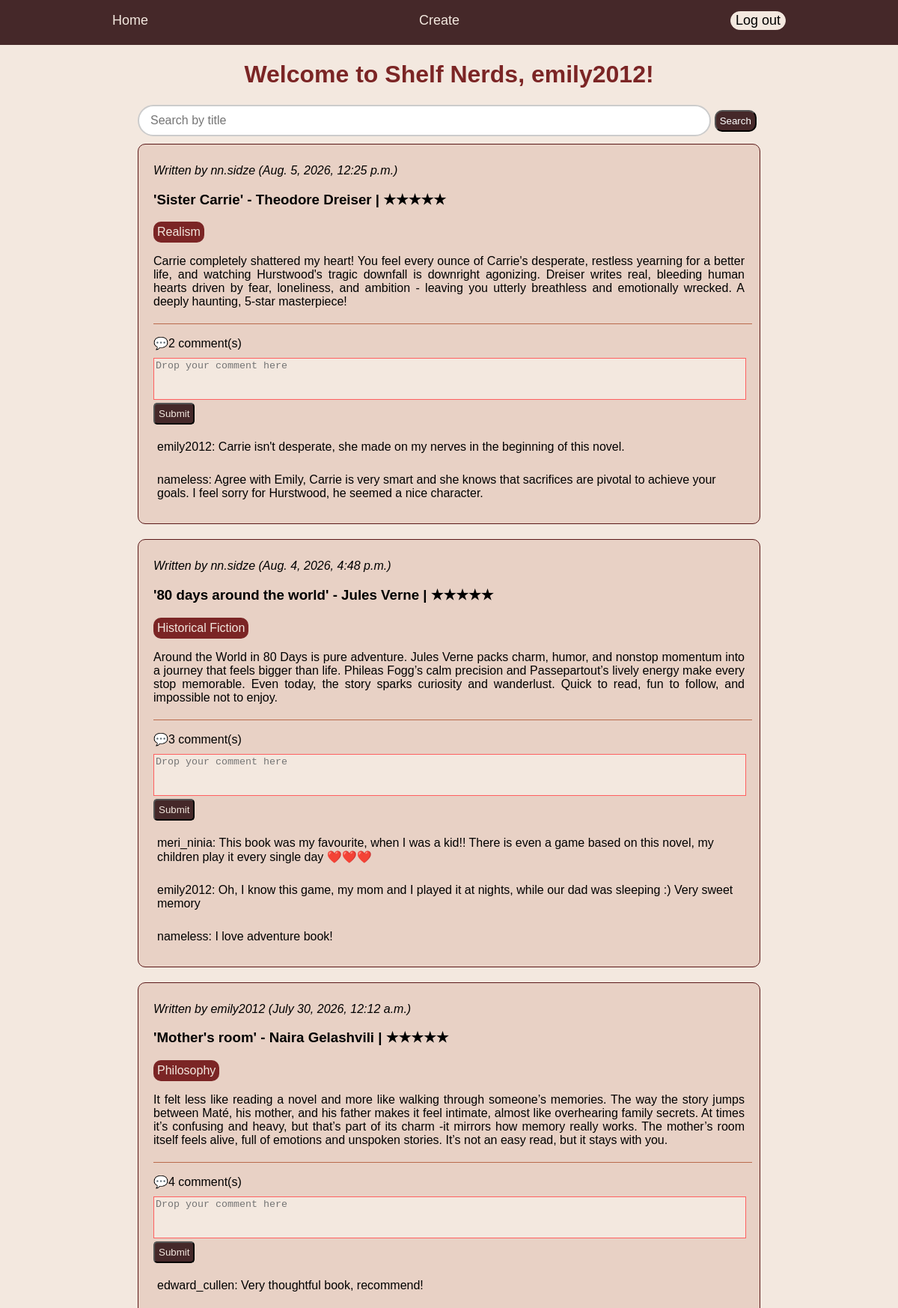
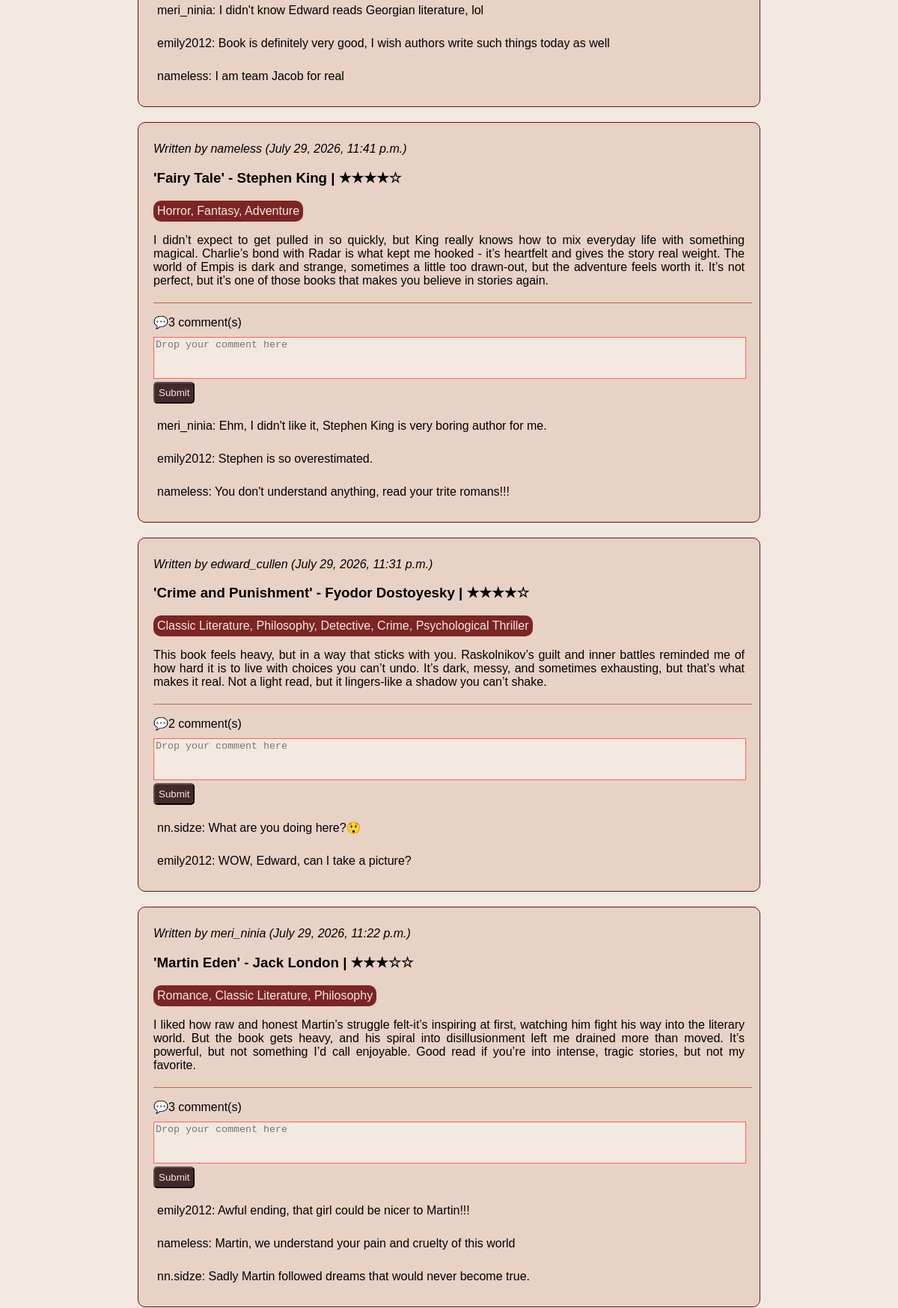
Screenshot of / (signed in, upper part) with the database file from the repository (2 pictures, top to bottom).
### users/models.py (models this page shows)
class User(AbstractUser):
    pass

### books/models.py (models this page shows, shortened)
class Review(models.Model):
    user = models.ForeignKey(User, on_delete = models.CASCADE)
    book = models.ForeignKey(Book, on_delete = models.CASCADE)
    rating = models.IntegerField(
        default = 5,
        validators=[MinValueValidator(1), MaxValueValidator(5)]
    )
    def stars(self):
            return "★" * self.rating + "☆" * (5 - self.rating)
    content = models.TextField()
    created_at = models.DateTimeField(auto_now_add=True)

class Book(models.Model):
    author = models.ForeignKey(Author, on_delete = models.CASCADE)
    title = models.CharField(max_length=200)
    genre = models.ManyToManyField(Genre)

class Author(models.Model):
    name = models.CharField(max_length=30)
    surname = models.CharField(max_length=30)
    def __str__(self):
        return f"{self.name} {self.surname}"

class Genre(models.Model):
    genre_name = models.CharField(max_length=30, unique = True)

class Comment(models.Model):
    user = models.ForeignKey(User, on_delete = models.CASCADE)
    review_post = models.ForeignKey(Review, related_name = "comments", on_delete = models.CASCADE)
    comment = models.TextField()

### mysite/views.py (the view)
# urls.py: path('', home_page, name = "home"),
def home_page(request):
    query = request.GET.get('q')
    posts = models.Review.objects.all().order_by('-created_at')
    if query:
        posts = posts.filter(book__title__icontains = query).distinct()
    return render(
        request,
        "home.html",
        {
            "reviews": posts,
            "query": query,
        }
    )

### templates/home.html (shortened to what this page needs)
{% load static %}
<!DOCTYPE html>
<html lang="en">
<head>
    <link rel="stylesheet" href="{% static 'css/style.css' %}">
</head>
<body>
    <div class = "main-container sticky-header">
            <div class = "menu-items">
                <a class="menu-item" href="{% url 'home' %}">Home</a>
                <a class="menu-item" href="{% url 'create'%}">Create</a>
                    {%if request.user.is_authenticated%}
                    <form method = "POST" action="{%url 'logout'%}">
                        <button class = "logout menu-item">Log out</button>
                    </form>
                    {%else%}
                        <a href="{%url 'login'%}" class= "menu-item">Log in</a>
                    {%endif%}
            </div>
    </div>
    <div class = "greeting">
        <h1>Welcome to Shelf Nerds, {{request.user}}!</h1>
    </div>
    <div class = "posts-container">
        <div class="search-form">
            <form method="GET" class="search-box">
                <input class="search-placeholder" type="text" name = "q" placeholder="Search by title " value = "{{query|default:'' }}">
                <button type="submit" class="search-button">Search</button>
            </form>
        </div>
            {% for review in reviews%}
            <div class = "post-style">
                <p><i>Written by {{review.user.username}} ({{review.created_at}})</i></p>
                <a href="{% url 'details' review_id=review.id %}">
                    <h3>'{{review.book.title}}' - {{review.book.author}} | {{review.stars}}</h3>
                </a>
                    <div class = "genres">
                            <div class ="genre">
                                {% for genre in review.book.genre.all %}
                                {{ genre.genre_name }}{% if not forloop.last %}, {% endif %}
                            {% endfor %}
                            </div>
                    </div>
                <p class = "review-content">{{review.content}}</p>
                <span class="comments-count">💬{{review.comments.all|length}} comment(s)</span>
                {%if request.user.is_authenticated%}
                    <form action="{% url 'post_comment' %}" method="POST">
                        <textarea name="comment" placeholder="Drop your comment here" class="post-comment-create"></textarea>
                        <button type="submit" class ="create-button">Submit</button>
                    </form>
                {%endif%}
                <div class="comment-section">
                        {%for comment in review.comments.all%}
                        <div class="comment-details">
                            <p class="comment-items">
                            {{comment.user.username}}:
                            {{comment.comment}}
                            </p>
                        </div>
                    {%endfor%}
                </div>
            </div>
            {%endfor%}
    </div>
</body>
</head>
</html>

### static/css/style.css (style rules this page uses)
body { font-family:'Gill Sans', 'Gill Sans MT', Calibri, 'Trebuchet MS', sans-serif; background-color: rgb(243, 232, 223); margin: 0; padding:0; }
a { color:black; text-decoration: none; }
.main-container { position: sticky; top:0; z-index: 1000; margin:auto; background-color: rgb(69, 40, 41); }
.menu-items { padding: 15px 150px 20px 150px; display: flex; align-items: center; justify-content: space-between; }
.menu-item { font-size:18px; color: rgb(243, 232, 223); }
.logout { background-color:rgb(243, 232, 223); border: 1px solid rgb(243, 232, 223); border-radius: 15px; color:black; }
.greeting { color:rgb(123, 37, 37); justify-content:center; display:flex; }
.posts-container { width:auto; height:fit-content; display:grid; justify-content: center; }
.search-placeholder { width:85%; padding: 10px 40px 10px 15px; border: 2px solid #ccc; border-radius: 25px; font-size: 16px; }
.search-button { background-color: rgb(69, 40, 41); color: white; padding: 5px; border-radius: 10px; }
.post-style { background-color:rgb(232, 209, 197); width:800px; height:fit-content; justify-content:left; padding: 10px 10px 10px 20px ; border-radius: 10px; border: 1px solid rgb(90, 24, 24); margin: 10px 0 10px 0; }
.genre { border: 10px; width:fit-content; height:auto; background-color:rgb(123, 37, 37) ; border-radius: 10px; color:rgb(243, 232, 223); padding:5px; }
.review-content { padding: 0 10px 20px 0; text-align: justify; border-bottom: 1px solid rgb(186, 106, 76); }
.comment-items { border-radius: 2px; border-radius:5px; padding:5px; }
.create-button { background-color: rgb(69, 40, 41); color:rgb(243, 232, 223); padding: 5px; border-radius:5px; }
.post-comment-create { margin-top:10px; width:786px; height:50px; resize:none; overflow:auto; border:1px solid rgb(255, 96, 96); background-color:rgb(243, 232, 223); }

### rows the page displays
User: user "emily2012"
Review: user.username "nn.sidze", created_at "Aug. 5, 2026, 12:25 p.m.", book "Sister Carrie", book.author "Theodore Dreiser", stars "★★★★★", content "Carrie completely shattered my heart! You feel every ounce of Carrie's desperate, restless yearning for a better life, and watching Hurstwood's tragic downfall is downright agonizing. Dreiser writes real, bleeding human hearts driven by fear, loneliness, and ambition - leaving you utterly breathless and emotionally wrecked. A deeply haunting, 5-star masterpiece!", comments.all|length "2"
Genre: genre_name "Realism"
Comment: user.username "emily2012", comment "Carrie isn't desperate, she made on my nerves in the beginning of this novel."
Comment: user.username "nameless", comment "Agree with Emily, Carrie is very smart and she knows that sacrifices are pivotal to achieve your goals. I feel sorry for Hurstwood, he seemed a nice character."
Review: user.username "nn.sidze", created_at "Aug. 4, 2026, 4:48 p.m.", book "80 days around the world", book.author "Jules Verne", stars "★★★★★", content "Around the World in 80 Days is pure adventure. Jules Verne packs charm, humor, and nonstop momentum into a journey that feels bigger than life. Phileas Fogg’s calm precision and Passepartout’s lively energy make every stop memorable. Even today, the story sparks curiosity and wanderlust. Quick to read, fun to follow, and impossible not to enjoy.", comments.all|length "3"
Genre: genre_name "Historical Fiction"
Comment: user.username "meri_ninia", comment "This book was my favourite, when I was a kid!! There is even a game based on this novel, my children play it every single day ❤️❤️❤️"
Comment: user.username "emily2012", comment "Oh, I know this game, my mom and I played it at nights, while our dad was sleeping :) Very sweet memory"
Comment: user.username "nameless", comment "I love adventure book!"
Review: user.username "emily2012", created_at "July 30, 2026, 12:12 a.m.", book "Mother's room", book.author "Naira Gelashvili", stars "★★★★★", content "It felt less like reading a novel and more like walking through someone’s memories. The way the story jumps between Maté, his mother, and his father makes it feel intimate, almost like overhearing family secrets. At times it’s confusing and heavy, but that’s part of its charm -it mirrors how memory really works. The mother’s room itself feels alive, full of emotions and unspoken stories. It’s not an easy read, but it stays with you.", comments.all|length "4"
Genre: genre_name "Philosophy"
Comment: user.username "edward_cullen", comment "Very thoughtful book, recommend!"
Comment: user.username "meri_ninia", comment "I didn't know Edward reads Georgian literature, lol"
Comment: user.username "emily2012", comment "Book is definitely very good, I wish authors write such things today as well"
Comment: user.username "nameless", comment "I am team Jacob for real"
Review: user.username "nameless", created_at "July 29, 2026, 11:41 p.m.", book "Fairy Tale", book.author "Stephen King", stars "★★★★☆", content "I didn’t expect to get pulled in so quickly, but King really knows how to mix everyday life with something magical. Charlie’s bond with Radar is what kept me hooked - it’s heartfelt and gives the story real weight. The world of Empis is dark and strange, sometimes a little too drawn‑out, but the adventure feels worth it. It’s not perfect, but it’s one of those books that makes you believe in stories again.", comments.all|length "3"
Genre: genre_name "Horror"
Genre: genre_name "Fantasy"
Genre: genre_name "Adventure"
Comment: user.username "meri_ninia", comment "Ehm, I didn't like it, Stephen King is very boring author for me."
Comment: user.username "emily2012", comment "Stephen is so overestimated."
Comment: user.username "nameless", comment "You don't understand anything, read your trite romans!!!"
Review: user.username "edward_cullen", created_at "July 29, 2026, 11:31 p.m.", book "Crime and Punishment", book.author "Fyodor Dostoyesky", stars "★★★★☆", content "This book feels heavy, but in a way that sticks with you. Raskolnikov’s guilt and inner battles reminded me of how hard it is to live with choices you can’t undo. It’s dark, messy, and sometimes exhausting, but that’s what makes it real. Not a light read, but it lingers-like a shadow you can’t shake.", comments.all|length "2"
Genre: genre_name "Classic Literature"
Genre: genre_name "Detective"
Genre: genre_name "Crime"
Genre: genre_name "Psychological Thriller"
Comment: user.username "nn.sidze", comment "What are you doing here?😲"
Comment: user.username "emily2012", comment "WOW, Edward, can I take a picture?"
Review: user.username "meri_ninia", created_at "July 29, 2026, 11:22 p.m.", book "Martin Eden", book.author "Jack London", stars "★★★☆☆", content "I liked how raw and honest Martin’s struggle felt-it’s inspiring at first, watching him fight his way into the literary world. But the book gets heavy, and his spiral into disillusionment left me drained more than moved. It’s powerful, but not something I’d call enjoyable. Good read if you’re into intense, tragic stories, but not my favorite.", comments.all|length "3"
Genre: genre_name "Romance"
Comment: user.username "emily2012", comment "Awful ending, that girl could be nicer to Martin!!!"
Comment: user.username "nameless", comment "Martin, we understand your pain and cruelty of this world"
Comment: user.username "nn.sidze", comment "Sadly Martin followed dreams that would never become true."
